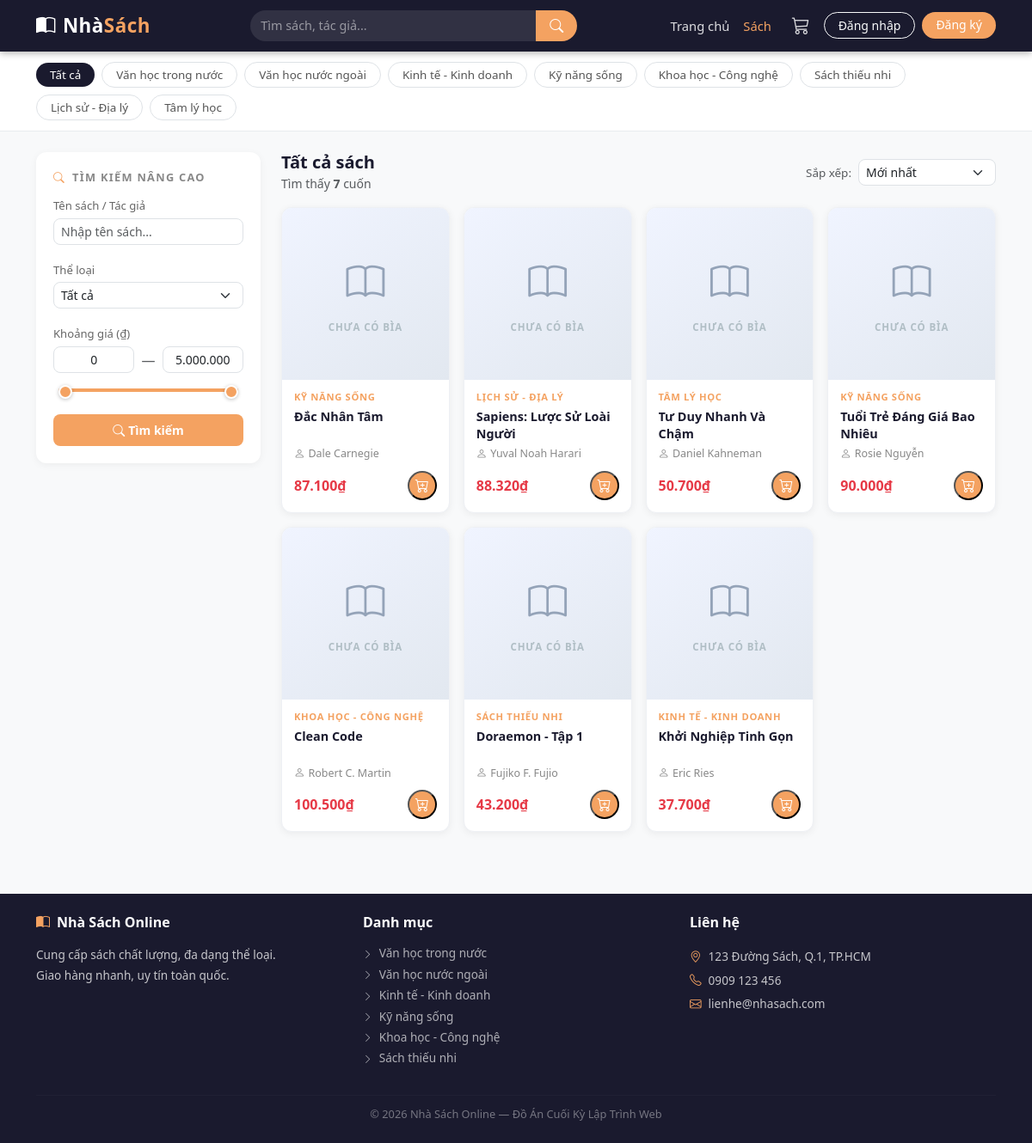
The page /books.php on the database its author committed.
### tables this page shows
CREATE TABLE `the_loai` (
  `id` int(11) NOT NULL,
  `ten` varchar(100) NOT NULL,
  `mo_ta` text DEFAULT NULL,
  `trang_thai` tinyint(1) NOT NULL DEFAULT 1
);

CREATE TABLE `sach` (
  `id` int(11) NOT NULL,
  `ma_sach` varchar(20) NOT NULL,
  `ten` varchar(255) NOT NULL,
  `tac_gia` varchar(150) DEFAULT NULL,
  `the_loai_id` int(11) NOT NULL,
  `nha_xb` varchar(150) DEFAULT NULL,
  `mo_ta` text DEFAULT NULL,
  `don_vi_tinh` varchar(30) DEFAULT 'cuốn',
  `hinh` varchar(255) DEFAULT NULL,
  `so_luong` int(11) NOT NULL DEFAULT 0,
  `gia_nhap` decimal(15,2) NOT NULL DEFAULT 0.00,
  `ty_le_ln` decimal(5,2) NOT NULL DEFAULT 0.00,
  `hien_trang` tinyint(1) NOT NULL DEFAULT 1,
  `da_nhap_hang` tinyint(1) NOT NULL DEFAULT 0,
  `ngay_tao` datetime DEFAULT current_timestamp()
);

### books.php (the view, shortened to what this page needs)
<?php
require_once 'includes/header.php';
$search      = trim($_GET['search']    ?? '');
$the_loai_id = (int)($_GET['the_loai'] ?? 0);
$gia_tu      = (int)($_GET['gia_tu']   ?? 0);
$gia_den     = (int)($_GET['gia_den']  ?? 0);
$sap_xep     = $_GET['sap_xep']        ?? 'moi_nhat';
$trang_hien  = max(1, (int)($_GET['trang'] ?? 1));
$moi_trang   = 12;
$where  = ["s.hien_trang = 1", "s.so_luong > 0"];
$params = [];
$where_sql = "WHERE " . implode(" AND ", $where);
$order_sql = match($sap_xep) {
    'gia_tang' => "ORDER BY gia_ban ASC",
    'gia_giam' => "ORDER BY gia_ban DESC",
    'ten_az'   => "ORDER BY s.ten ASC",
    default    => "ORDER BY s.ngay_tao DESC",
};
$stmt = $pdo->prepare("SELECT COUNT(*) FROM sach s $where_sql");
$stmt->execute($params);
$tong_sp    = $stmt->fetchColumn();
$tong_trang = max(1, ceil($tong_sp / $moi_trang));
$trang_hien = min($trang_hien, $tong_trang);
$offset     = ($trang_hien - 1) * $moi_trang;
$sql = "
    SELECT s.*, tl.ten AS ten_the_loai,
           ROUND(s.gia_nhap * (1 + s.ty_le_ln/100), 0) AS gia_ban
    FROM sach s
    JOIN the_loai tl ON s.the_loai_id = tl.id
    $where_sql $order_sql
    LIMIT $moi_trang OFFSET $offset
";
$stmt = $pdo->prepare($sql);
$stmt->execute($params);
$sachs = $stmt->fetchAll();
$the_loais = $pdo->query("SELECT * FROM the_loai WHERE trang_thai = 1")->fetchAll();
$gia_max_db = 5000000;
function buildUrl(array $override = []): string {
    $p = array_merge($_GET, $override);
    unset($p['trang']);
    return '/nhasach/books.php?' . http_build_query(array_filter($p, fn($v) => $v !== '' && $v !== '0' && $v !== 0));
}
?>
<div style="background:#fff; border-bottom:1px solid #e9ecef; padding:12px 0;">
  <div class="container">
    <div class="d-flex gap-2 flex-wrap align-items-center">
      <a href="/nhasach/books.php" class="btn btn-sm px-3"
         style="border-radius:20px; font-size:.84rem;
                <?= $the_loai_id == 0 ? 'background:#1a1a2e;color:#fff;border:none;' : 'background:transparent;color:#555;border:1px solid #dee2e6;' ?>">
        Tất cả
      </a>
      <?php foreach ($the_loais as $tl): ?>
        <a href="<?= buildUrl(['the_loai' => $tl['id']]) ?>" class="btn btn-sm px-3"
           style="border-radius:20px; font-size:.84rem;
                  <?= $the_loai_id == $tl['id']
                      ? 'background:#f4a261;color:#fff;border:none;'
                      : 'background:transparent;color:#555;border:1px solid #dee2e6;' ?>">
          <?= htmlspecialchars($tl['ten']) ?>
        </a>
      <?php endforeach; ?>
    </div>
  </div>
</div>
<div class="container py-4">
  <div class="row g-4">
    <div class="col-lg-3">
      <div class="filter-sidebar">
        <div class="filter-title">
          <i class="bi bi-search me-2" style="color:#f4a261;"></i>Tìm kiếm nâng cao
        </div>
        <form action="/nhasach/books.php" method="GET" id="form-search">
          <label class="form-label mb-1" style="font-size:.82rem; color:#666;">Tên sách / Tác giả</label>
          <input type="text" class="form-control form-control-sm mb-3" name="search"
                 placeholder="Nhập tên sách..."
                 value="<?= htmlspecialchars($search) ?>"
                 style="border-radius:8px;">
          <label class="form-label mb-1" style="font-size:.82rem; color:#666;">Thể loại</label>
          <select class="form-select form-select-sm mb-3" name="the_loai" style="border-radius:8px;">
            <option value="">Tất cả</option>
          </select>
          <label class="form-label mb-1" style="font-size:.82rem; color:#666;">Khoảng giá (₫)</label>
          <div class="d-flex align-items-center gap-1 mb-2">
            <input type="text" id="inp-gia-tu" name="gia_tu"
                   class="form-control form-control-sm text-center"
                   value="<?= $gia_tu ?: 0 ?>"
                   style="border-radius:8px;">
            <span class="text-muted px-1">—</span>
            <input type="text" id="inp-gia-den" name="gia_den"
                   class="form-control form-control-sm text-center"
                   value="<?= $gia_den ?: $gia_max_db ?>"
                   style="border-radius:8px;">
          </div>
          <div id="price-slider" style="position:relative; height:24px; margin:4px 6px 16px;">
            <div id="slider-track" style="position:absolute; top:10px; height:4px;
                                          background:#f4a261; border-radius:4px;"></div>
            <input type="range" id="range-min" min="0" max="<?= $gia_max_db ?>"
                   value="<?= $gia_tu ?: 0 ?>" step="10000"
                   style="position:absolute; width:100%; top:2px; appearance:none;
                          -webkit-appearance:none; background:transparent; pointer-events:none;">
            <input type="range" id="range-max" min="0" max="<?= $gia_max_db ?>"
                   value="<?= $gia_den ?: $gia_max_db ?>" step="10000"
                   style="position:absolute; width:100%; top:2px; appearance:none;
                          -webkit-appearance:none; background:transparent; pointer-events:none;">
          </div>
          <button type="submit" class="btn btn-sm w-100 fw-semibold"
                  style="background:#f4a261; color:#fff; border:none; border-radius:8px; padding:8px;">
            <i class="bi bi-search me-1"></i>Tìm kiếm
          </button>
        </form>
      </div>
    </div>
    <div class="col-lg-9">
      <div class="d-flex justify-content-between align-items-center mb-3 flex-wrap gap-2">
        <div>
          <h5 class="fw-bold mb-0" style="color:#1a1a2e;">
            <?php if ($search !== ''): ?>
              Kết quả: "<span style="color:#f4a261;"><?= htmlspecialchars($search) ?></span>"
            <?php elseif ($the_loai_id > 0): ?>
              <?php foreach ($the_loais as $tl) { if ($tl['id'] == $the_loai_id) echo htmlspecialchars($tl['ten']); } ?>
            <?php else: ?>
              Tất cả sách
            <?php endif; ?>
          </h5>
          <small class="text-muted">Tìm thấy <strong><?= $tong_sp ?></strong> cuốn</small>
        </div>
        <div class="d-flex align-items-center gap-2">
          <label class="text-muted" style="font-size:.84rem;">Sắp xếp:</label>
          <select class="form-select form-select-sm" style="width:160px; border-radius:8px;"
                  onchange="window.location='<?= buildUrl() ?>&sap_xep='+this.value">
            <option value="moi_nhat" <?= $sap_xep=='moi_nhat'?'selected':'' ?>>Mới nhất</option>
          </select>
        </div>
      </div>
      <?php if (count($sachs) > 0): ?>
        <div class="row g-3">
          <?php foreach ($sachs as $sach): ?>
            <?php include 'includes/card_sach.php'; ?>
          <?php endforeach; ?>
        </div>
      <?php endif; ?>
    </div>
  </div>
</div>
<?php require_once 'includes/footer.php'; ?>

### includes/card_sach.php (shortened to what this page needs)
<div class="col-lg-3 col-md-4 col-sm-6 d-flex">
    <div class="card-sach w-100">
    <a href="/nhasach/book.php?id=<?= $sach['id'] ?>"
   class="card-sach-img-wrap"
   style="display:block; height:200px; overflow:hidden;">
      <?php if (!empty($sach['hinh']) && file_exists("uploads/" . $sach['hinh'])): ?>
        <img src="/nhasach/uploads/<?= htmlspecialchars($sach['hinh']) ?>"
     alt="<?= htmlspecialchars($sach['ten']) ?>"
     class="card-sach-img"
     style="width:100%; height:100%; object-fit:contain; object-position:center;">
      <?php else: ?>
        <div class="card-sach-no-img">
          <i class="bi bi-book"></i>
          <span>Chưa có bìa</span>
        </div>
      <?php endif; ?>
    </a>
    <div class="card-sach-body">
      <?php if (!empty($sach['ten_the_loai'])): ?>
        <span class="card-sach-tag"><?= htmlspecialchars($sach['ten_the_loai']) ?></span>
      <?php endif; ?>
      <a href="/nhasach/book.php?id=<?= $sach['id'] ?>" class="card-sach-title">
        <?= htmlspecialchars($sach['ten']) ?>
      </a>
      <?php if (!empty($sach['tac_gia'])): ?>
        <div class="card-sach-author">
          <i class="bi bi-person me-1"></i><?= htmlspecialchars($sach['tac_gia']) ?>
        </div>
      <?php endif; ?>
      <div class="card-sach-footer">
        <span class="card-sach-price">
          <?= number_format($sach['gia_ban'], 0, ',', '.') ?>₫
        </span>
        <?php if ($sach['so_luong'] > 0): ?>
          <button class="card-sach-btn-cart btn-them-gio"
          data-id="<?= $sach['id'] ?>"
          title="Thêm vào giỏ">
        <i class="bi bi-cart-plus"></i>
  </button>
<?php else: ?>
          <span class="card-sach-btn-disabled" title="Hết hàng">
            <i class="bi bi-cart-x"></i>
          </span>
        <?php endif; ?>
      </div>
    </div>
  </div>
</div>

### includes/footer.php (shortened to what this page needs)
<footer class="mt-5" style="background:#1a1a2e; color: rgba(255,255,255,0.75);">
  <div class="container py-4">
    <div class="row g-4">
      <div class="col-md-4">
        <h6 class="text-white fw-bold mb-3">
          <i class="bi bi-book-half me-2" style="color:#f4a261;"></i>Nhà Sách Online
        </h6>
        <p style="font-size:0.85rem; line-height:1.7;">
          Cung cấp sách chất lượng, đa dạng thể loại.<br>
          Giao hàng nhanh, uy tín toàn quốc.
        </p>
      </div>
      <div class="col-md-4">
        <h6 class="text-white fw-bold mb-3">Danh mục</h6>
        <ul class="list-unstyled" style="font-size:0.85rem;">
          <?php
          try {
              $stmt = $pdo->query("SELECT id, ten FROM the_loai WHERE trang_thai = 1 LIMIT 6");
              while ($tl = $stmt->fetch()):
          ?>
            <li class="mb-1">
              <a href="/nhasach/books.php?the_loai=<?= $tl['id'] ?>"
                 style="color:rgba(255,255,255,0.65); text-decoration:none;"
                 onmouseover="this.style.color='#f4a261'" onmouseout="this.style.color='rgba(255,255,255,0.65)'">
                <i class="bi bi-chevron-right me-1" style="font-size:0.7rem;"></i>
                <?= htmlspecialchars($tl['ten']) ?>
              </a>
            </li>
          <?php
              endwhile;
          } catch (Exception $e) {  }
          ?>
        </ul>
      </div>
      <div class="col-md-4">
        <h6 class="text-white fw-bold mb-3">Liên hệ</h6>
        <ul class="list-unstyled" style="font-size:0.85rem; line-height:2;">
          <li><i class="bi bi-geo-alt me-2" style="color:#f4a261;"></i>123 Đường Sách, Q.1, TP.HCM</li>
          <li><i class="bi bi-telephone me-2" style="color:#f4a261;"></i>0909 123 456</li>
          <li><i class="bi bi-envelope me-2" style="color:#f4a261;"></i>lienhe@nhasach.com</li>
        </ul>
      </div>
    </div>
    <hr style="border-color: rgba(255,255,255,0.1); margin: 16px 0 12px;">
    <p class="text-center mb-0" style="font-size:0.8rem; color:rgba(255,255,255,0.4);">
      © <?= date('Y') ?> Nhà Sách Online — Đồ Án Cuối Kỳ Lập Trình Web
    </p>
  </div>
</footer>
</body>
</html>

### assets/css/style.css (style rules this page uses)
:root { --primary: #1a1a2e; --accent: #f4a261; --accent-dk: #e08c4a; --danger: #e63946; --light-bg: #f8f9fa; --card-radius: 12px; }
body { color: #2d2d2d; background: var(--light-bg); }
a { text-decoration: none; }
.card-sach { height: 100%; background: #fff; border-radius: var(--card-radius); box-shadow: 0 2px 10px rgba(0, 0, 0, 0.06); border: 1px solid #eef0f4; transition: transform 0.22s, box-shadow 0.22s, border-color 0.22s; overflow: hidden; display: flex; flex-direction: column; min-width: 0; }
.card-sach-img-wrap { display: block !important; position: relative; overflow: hidden; height: 200px; background: #f0f0f0; }
.card-sach-no-img { width: 100%; height: 100%; display: flex; flex-direction: column; align-items: center; justify-content: center; gap: 10px; background: linear-gradient(145deg, #f0f4ff 0%, #e2e8f0 100%); color: #94a3b8; font-size: 2.8rem; }
.card-sach-no-img span { font-size: 0.72rem; font-weight: 600; text-transform: uppercase; letter-spacing: 0.08em; color: #b0bec5; }
.card-sach-body { padding: 12px 14px 14px; flex: 1; display: flex; flex-direction: column; }
.card-sach-tag { font-size: 0.7rem; color: var(--accent); text-transform: uppercase; letter-spacing: 0.06em; font-weight: 600; margin-bottom: 4px; display: block; min-height: 16px; }
.card-sach-title { font-size: 0.9rem; font-weight: 600; color: var(--primary); line-height: 1.4; display: -webkit-box; -webkit-line-clamp: 2; -webkit-box-orient: vertical; overflow: hidden; flex: 1; margin-bottom: 4px; min-height: 40px; }
.card-sach-author { font-size: 0.78rem; color: #888; margin-bottom: 10px; white-space: nowrap; overflow: hidden; text-overflow: ellipsis; min-height: 18px; }
.card-sach-footer { display: flex; align-items: center; justify-content: space-between; margin-top: auto; }
.card-sach-price { font-size: 1rem; font-weight: 700; color: var(--danger); }
.card-sach-btn-cart { width: 34px; height: 34px; border-radius: 50%; background: var(--accent); color: #fff; display: flex; align-items: center; justify-content: center; font-size: 1rem; transition: background 0.2s, transform 0.15s; flex-shrink: 0; }
.filter-sidebar { background: #fff; border-radius: var(--card-radius); padding: 20px; box-shadow: 0 2px 10px rgba(0, 0, 0, 0.05); position: sticky; top: 72px; }
.filter-sidebar .filter-title { font-size: 0.8rem; text-transform: uppercase; letter-spacing: 0.1em; color: #888; font-weight: 600; margin-bottom: 10px; }

### includes/header.php (style rules this page uses)
body { font-family: 'Segoe UI', sans-serif; background: #f8f9fa; }

### books.php (style rules this page uses)
#range-min, #range-max { height: 24px; }

### rows shown on the page
the_loai: ten "Văn học trong nước"
the_loai: ten "Văn học nước ngoài"
the_loai: ten "Kinh tế - Kinh doanh"
the_loai: ten "Kỹ năng sống"
the_loai: ten "Khoa học - Công nghệ"
the_loai: ten "Sách thiếu nhi"
the_loai: ten "Lịch sử - Địa lý"
the_loai: ten "Tâm lý học"
sach: shows "CHƯA CÓ BÌA", the_loai.ten "KỸ NĂNG SỐNG", ten "Đắc Nhân Tâm", tac_gia "Dale Carnegie", gia_ban "87.100"
sach: shows "CHƯA CÓ BÌA", the_loai.ten "LỊCH SỬ - ĐỊA LÝ", ten "Sapiens: Lược Sử Loài Người", tac_gia "Yuval Noah Harari", gia_ban "88.320"
sach: shows "CHƯA CÓ BÌA", the_loai.ten "TÂM LÝ HỌC", ten "Tư Duy Nhanh Và Chậm", tac_gia "Daniel Kahneman", gia_ban "50.700"
sach: shows "CHƯA CÓ BÌA", the_loai.ten "KỸ NĂNG SỐNG", ten "Tuổi Trẻ Đáng Giá Bao Nhiêu", tac_gia "Rosie Nguyễn", gia_ban "90.000"
sach: shows "CHƯA CÓ BÌA", the_loai.ten "KHOA HỌC - CÔNG NGHỆ", ten "Clean Code", tac_gia "Robert C. Martin", gia_ban "100.500"
sach: shows "CHƯA CÓ BÌA", the_loai.ten "SÁCH THIẾU NHI", ten "Doraemon - Tập 1", tac_gia "Fujiko F. Fujio", gia_ban "43.200"
sach: shows "CHƯA CÓ BÌA", the_loai.ten "KINH TẾ - KINH DOANH", ten "Khởi Nghiệp Tinh Gọn", tac_gia "Eric Ries", gia_ban "37.700"

### other values the page prints
$tong_sp "7"
